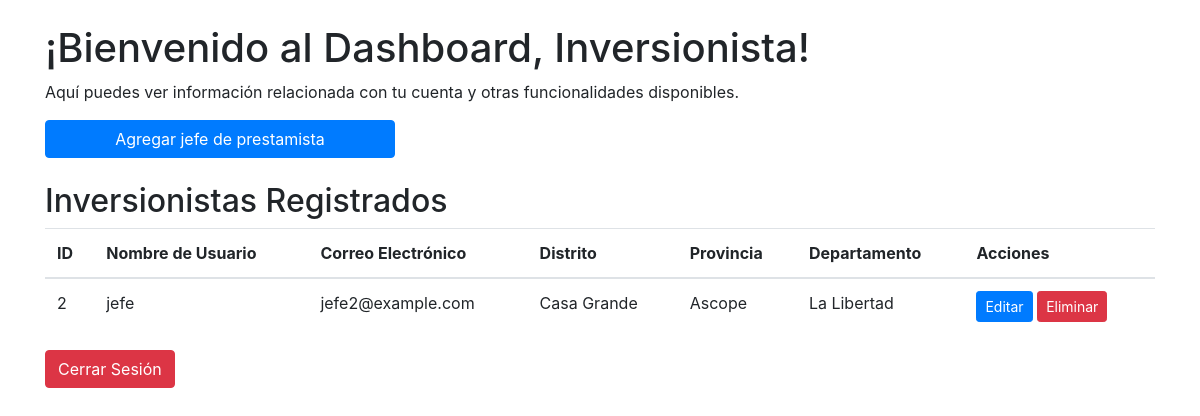
/dashboard_investor.php (signed in), run on the app's committed database.
### tables this page shows
CREATE TABLE `jefe_prestamista` (
  `leader_id` int(11) NOT NULL,
  `investor_id` int(11) DEFAULT NULL,
  `phone` varchar(100) NOT NULL,
  `dni` varchar(10) NOT NULL,
  `district_id` int(11) NOT NULL,
  `province_id` int(11) NOT NULL,
  `department_id` int(11) NOT NULL,
  `state` tinyint(4) NOT NULL DEFAULT 1,
  `username` varchar(50) NOT NULL,
  `password` varchar(50) NOT NULL,
  `email` varchar(100) NOT NULL
);

CREATE TABLE `distrito` (
  `district_id` int(11) NOT NULL,
  `district_name` varchar(100) NOT NULL,
  `province_id` int(11) DEFAULT NULL
);

CREATE TABLE `provincia` (
  `province_id` int(11) NOT NULL,
  `province_name` varchar(100) NOT NULL,
  `department_id` int(11) DEFAULT NULL
);

CREATE TABLE `departamento` (
  `department_id` int(11) NOT NULL,
  `department_name` varchar(100) NOT NULL
);

### dashboard_investor.php (the view, shortened to what this page needs)
<?php
include('db.php');
$query = "SELECT * FROM jefe_prestamista jp INNER JOIN distrito dis ON jp.district_id = dis.district_id ";
$query .= "INNER JOIN departamento dep ON jp.department_id = dep.department_id ";
$query .= "INNER JOIN provincia pro ON jp.province_id = pro.province_id";
$stmt = $conn->prepare($query);
$stmt->execute();
$result = $stmt->get_result();
$inversionistas = $result->fetch_all(MYSQLI_ASSOC);
?>
<!DOCTYPE html>
<html lang="es">
<head>
    <link rel="stylesheet" href="https://stackpath.bootstrapcdn.com/bootstrap/4.5.2/css/bootstrap.min.css">
</head>
<body>
    <div class="container mt-4">
        <h1>¡Bienvenido al Dashboard, Inversionista!</h1>
        <p>Aquí puedes ver información relacionada con tu cuenta y otras funcionalidades disponibles.</p>
        <div class="row mb-4">
            <div class="col-md-4">
                <a href="inversionistaRegister.php" class="btn btn-primary btn-block">Agregar jefe de prestamista</a>
            </div>
        </div>
        <div class="row">
            <div class="col-md-12 center-table">
                <h2>Inversionistas Registrados</h2>
                <table class="table">
                    <thead>
                        <tr>
                            <th scope="col">ID</th>
                            <th scope="col">Nombre de Usuario</th>
                            <th scope="col">Correo Electrónico</th>
                            <th scope="col">Distrito</th>
                            <th scope="col">Provincia</th>
                            <th scope="col">Departamento</th>
                            <th scope="col">Acciones</th>
                        </tr>
                    </thead>
                    <tbody>
                        <?php foreach ($inversionistas as $inversionista) : if($inversionista['state'] == 0) continue; ?>
                            <tr>
                                <td><?php echo $inversionista['leader_id']; ?></td>
                                <td><?php echo $inversionista['username']; ?></td>
                                <td><?php echo $inversionista['email']; ?></td>
                                <td><?php echo $inversionista["district_name"]; ?></td>
                                <td><?php echo $inversionista["province_name"]; ?></td>
                                <td><?php echo $inversionista["department_name"]; ?></td>
                                <td>
                                    <a href="#" onclick="obtenerJefePrestamista('<?= $inversionista['leader_id']; ?>')" data-toggle="modal" data-target="#editarJefePrestamista" class="btn btn-primary btn-sm">Editar</a>
                                    <a href="#" onclick="eliminaJefePrestamista('<?= $inversionista['leader_id']; ?>')" class="btn btn-danger btn-sm">Eliminar</a>
                                </td>
                            </tr>
                        <?php endforeach; ?>
                    </tbody>
                </table>
            </div>
        </div>
        <a href="logout.php" class="btn btn-danger">Cerrar Sesión</a>
    </div>
</body>
</html>

### dashboard_investor.php (style rules this page uses)
.center-table { margin: 0 auto; width: 80%; }

### data on the page
jefe_prestamista: leader_id "2", username "jefe", email "jefe2@example.com", district.district_name "Casa Grande", province.province_name "Ascope", department.department_name "La Libertad"
